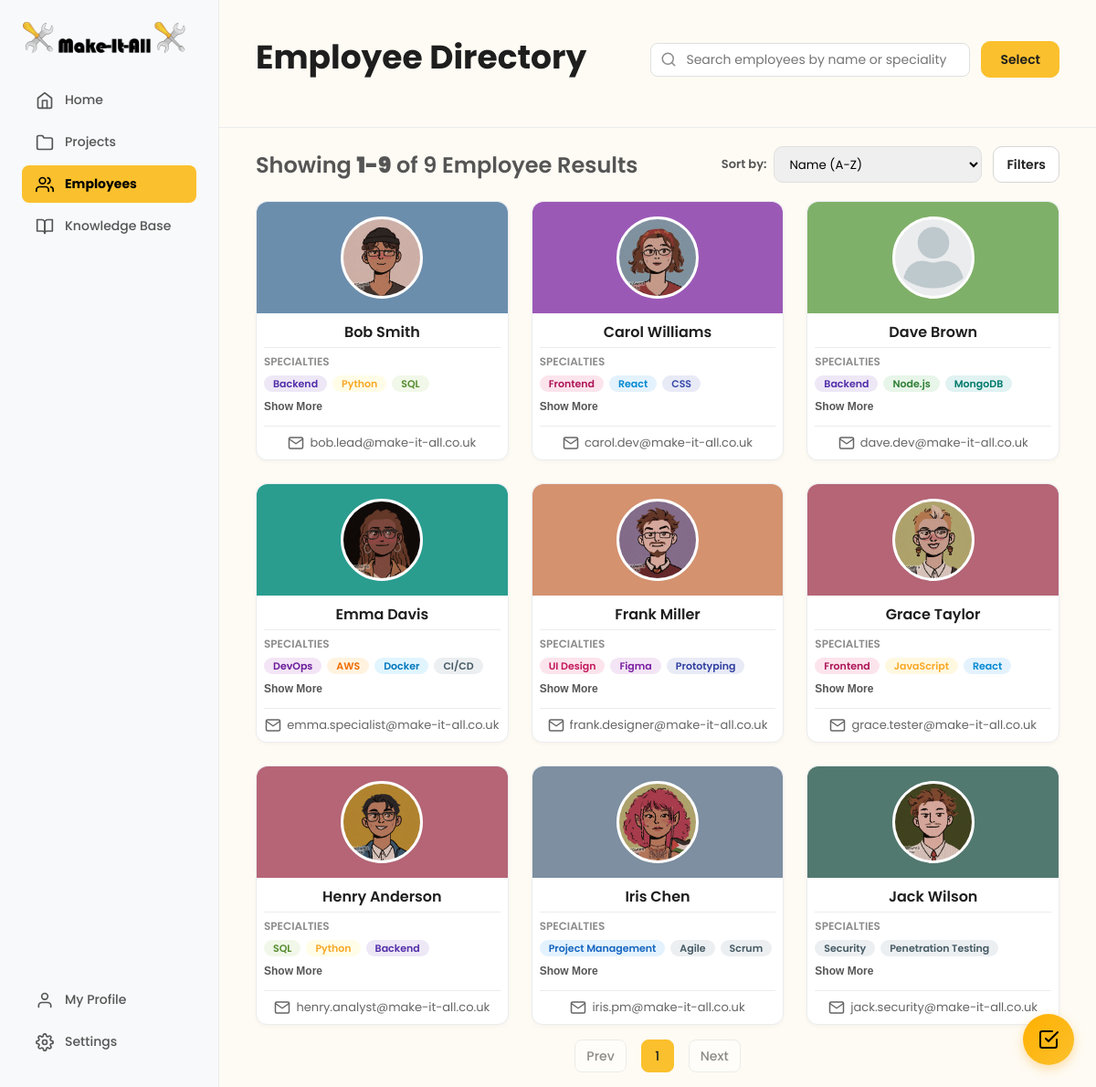
Screenshot of /user/employees/employee-directory.php (signed in) with the database file from the repository.
### tables this page shows
CREATE TABLE users (
    user_id INT AUTO_INCREMENT PRIMARY KEY,
    email VARCHAR(255) NOT NULL UNIQUE,
    password_hash VARCHAR(255) NULL COMMENT 'NULL for non-registered employees',
    is_registered BOOLEAN DEFAULT FALSE,
    first_name VARCHAR(100) NOT NULL,
    last_name VARCHAR(100) NOT NULL,
    profile_picture VARCHAR(255) DEFAULT '/default-avatar.png',
    role ENUM('manager', 'team_leader', 'team_member', 'technical_specialist') NOT NULL DEFAULT 'team_member',
    department VARCHAR(100),
    specialties TEXT COMMENT 'JSON array: ["Frontend", "React", "UX Design"]',
    manager_id INT NULL COMMENT 'Self-referencing FK - who manages this user',
    is_active BOOLEAN DEFAULT TRUE,
    last_login TIMESTAMP NULL,
    created_at TIMESTAMP DEFAULT CURRENT_TIMESTAMP,
    updated_at TIMESTAMP DEFAULT CURRENT_TIMESTAMP ON UPDATE CURRENT_TIMESTAMP,
    FOREIGN KEY (manager_id) REFERENCES users(user_id) ON DELETE SET NULL,
    INDEX idx_email (email),
    INDEX idx_role (role),
    INDEX idx_manager (manager_id),
    INDEX idx_is_registered (is_registered),
    INDEX idx_is_active (is_active)
);

### user/employees/employee-directory.php (the view, shortened to what this page needs)
<?php
$database = new Database();
$pdo = $database->getConnection();
$bannerColors = [
    '#5B9BD5',
    '#7FB069',
    '#9B59B6',
    '#D4926F',
    '#45B7B8',
    '#6C8EAD',
    '#2A9D8F',
    '#B56576',
    '#52796F',
    '#7D8FA0',
];
function getEmployeeColor($userId, $bannerColors, &$colorMap) {
    $selectedColor = $bannerColors[array_rand($bannerColors)];
    return $selectedColor;
}
$perPage = 20;
$page = isset($_GET['page']) && is_numeric($_GET['page'])
    ? max(1, (int) $_GET['page'])
    : 1;
$offset = ($page - 1) * $perPage;
$allowedSorts = [
    'name_asc'      => 'u.first_name ASC, u.last_name ASC',
    'projects_asc'  => 'project_count ASC',
    'projects_desc' => 'project_count DESC'
];
$sortKey = $_GET['sort'] ?? 'name_asc';
$orderBy = $allowedSorts[$sortKey] ?? $allowedSorts['name_asc'];
$searchQuery = isset($_GET['search']) ? trim($_GET['search']) : '';
$countSql = "
    SELECT COUNT(DISTINCT u.user_id)
    FROM users u
    WHERE u.is_active = TRUE
      AND u.role != 'manager'
";
$countStmt = $pdo->prepare($countSql);
$countStmt->execute();
$totalEmployees = (int) $countStmt->fetchColumn();
$totalPages = (int) ceil($totalEmployees / $perPage);
$range = 1;
$queryParams = $_GET;
unset($queryParams['page']);
$queryString = http_build_query($queryParams);
$queryString = $queryString ? '&' . $queryString : '';
$sql = "
SELECT
    u.user_id,
    u.email,
    u.first_name,
    u.last_name,
    u.role,
    u.profile_picture,
    u.specialties,
    COUNT(DISTINCT pm.project_id) AS project_count,
    GROUP_CONCAT(DISTINCT p.project_name SEPARATOR ', ') AS projects
FROM users u
LEFT JOIN project_members pm
    ON u.user_id = pm.user_id
    AND pm.left_at IS NULL
LEFT JOIN projects p
    ON pm.project_id = p.project_id
WHERE u.is_active = TRUE
  AND u.role != 'manager'
";
$sql .= "
GROUP BY u.user_id
ORDER BY $orderBy
LIMIT :limit OFFSET :offset
";
$stmt = $pdo->prepare($sql);
$stmt->bindValue(':limit', $perPage, PDO::PARAM_INT);
$stmt->bindValue(':offset', $offset, PDO::PARAM_INT);
$stmt->execute();
$employees = $stmt->fetchAll(PDO::FETCH_ASSOC);
$specialtyClassMap = [
    'Project Management' => 'spec-project-management',
    'Strategy'           => 'spec-strategy',
    'Leadership'         => 'spec-leadership',
    'Backend'            => 'spec-backend',
    'Python'             => 'spec-python',
    'SQL'                => 'spec-sql',
    'API Design'         => 'spec-api-design',
    'Frontend'           => 'spec-frontend',
    'React'              => 'spec-react',
    'CSS'                => 'spec-css',
    'JavaScript'         => 'spec-javascript',
    'Node.js'            => 'spec-node-js',
    'MongoDB'            => 'spec-mongodb',
    'DevOps'             => 'spec-devops',
    'AWS'                => 'spec-aws',
    'Docker'             => 'spec-docker',
    'CI/CD'              => 'spec-ci-cd',
    'UI Design'          => 'spec-ui-design',
    'Figma'              => 'spec-figma',
    'Prototyping'        => 'spec-prototyping',
];
$start = $totalEmployees > 0 ? $offset + 1 : 0;
$end = min($offset + count($employees), $totalEmployees);
?>
<!DOCTYPE html>
<html lang="en">
<head>
    <link rel="stylesheet" href="../dashboard.css">
    <link rel="stylesheet" href="employees.css">
</head>
<body>
    <?php include '../to-do/todo_widget.php'; ?>
    <div class="dashboard-container">
        <nav class="sidebar">
            <div class="nav-top">
                <div class="logo-container">
                    <img src="../logo.png" class="logo-icon">
                </div>
                <ul class="nav-main">
                    <?php if (isset($_SESSION['role']) && ($_SESSION['role'] === 'manager' || $_SESSION['role'] === 'team_leader')): ?>
                        <li><a href="../home/home.php"><i data-feather="home"></i>Home</a></li>
                    <?php endif; ?>
                    <li><a href="../project/projects-overview.php"><i data-feather="folder"></i>Projects</a></li>
                    <?php if (isset($_SESSION['role']) && $_SESSION['role'] === 'manager'): ?>
                        <li class="active-parent">
                            <a href="employee-directory.php"><i data-feather="users"></i>Employees</a>
                        </li>
                    <?php endif; ?>
                    <li><a href="../knowledge-base/knowledge-base.html"><i data-feather="book-open"></i>Knowledge Base</a></li>
                </ul>
            </div>
            <div class="nav-footer">
                <ul>
                    <li id="nav-my-profile"><a href="employee-profile.php?id=<?= $_SESSION['user_id'] ?>"><i data-feather="user"></i>My Profile</a></li>
                    <li><a href="../settings.php"><i data-feather="settings"></i>Settings</a></li>
                </ul>
            </div>
        </nav>
        <main class="main-content">
            <header class="project-header">
                <div class="project-header-top">
                        <h1>Employee Directory</h1>
            <div class="employees-controls">
                <div class="employee-search">
                    <i data-feather="search"></i>
                    <input
                        type="text"
                        id="employee-search-input"
                        name="search"
                        placeholder="Search employees by name or speciality"
                        value="<?= htmlspecialchars($searchQuery) ?>"
                    >
                </div>
                <div class="employee-actions">
                    <button class="select-mode-btn" id="select-mode-btn">Select</button>
                </div>
            </div>
                </div>
            </header>
            <div class="section-divider"></div>
            <div class="employee-meta">
                <div id="employees-count" class="employees-count">
                <?php if ($totalEmployees === 0): ?>
                    No Results Found
                <?php else: ?>
                    Showing <strong><?= $start ?>-<?= $end ?></strong>
                    of <?= $totalEmployees ?> Employee Results
                <?php endif; ?>
                </div>
                <div class="employees-tools">
                    <div class="sort-wrap">
                        <span class="sort-label">Sort by:</span>
                        <select class="sort-dropdown" id="sortEmployees">
                            <option value="name_asc" <?= $sortKey === 'name_asc' ? 'selected' : '' ?>>Name (A-Z)</option>
                        </select>
                    </div>
                    <div class="filter-group">
                        <button class="filter-toggle" id="filter-toggle" type="button">
                            Filters
                        </button>
                    </div>
                </div>
            </div>
            <div class="employee-section">
                <div id="employee-grid" class="employee-grid">
                    <?php foreach ($employees as $employee): ?>
                        <?php
                            $employeeColor = getEmployeeColor(
                                $employee['user_id'],
                                $bannerColors,
                                $_SESSION['employee_colors']
                            );
                            $specialties = [];
                            if (!empty($employee['specialties'])) {
                                $specialties = json_decode($employee['specialties'], true)
                                    ?? explode(',', $employee['specialties']);
                            }
                        ?>
                        <article
                            class="employee-card"
                            data-profile-url="employee-profile.php?id=<?= urlencode($employee['user_id']) ?>"
                            data-employee-id="<?= $employee['user_id'] ?>"
                        >
                            <div class="employee-card-top" style="background-color: <?= htmlspecialchars($employeeColor) ?>;">
                                <div class="employee-avatar">
                                    <img
                                        src="<?= htmlspecialchars($employee['profile_picture']) ?>"
                                        alt="Avatar"
                                    >
                                </div>
                            </div>
                            <div class="employee-card-body">
                                <h3 class="employee-name">
                                    <?= htmlspecialchars($employee['first_name'] . ' ' . $employee['last_name']) ?>
                                </h3>
                                <div class="employee-specialties">
                                    <div class="block-title">Specialties</div>
                                    <div class="specialties-container collapsed">
                                        <?php foreach ($specialties as $skill): ?>
                                            <?php
                                                $skillName  = trim($skill);
                                                $skillClass = $specialtyClassMap[$skillName] ?? 'spec-default';
                                            ?>
                                            <span class="specialty-pill <?= $skillClass ?>">
                                                <?= htmlspecialchars($skillName) ?>
                                            </span>
                                        <?php endforeach; ?>
                                    </div>
                                    <button type="button" class="see-more-btn" hidden>Show More</button>
                                </div>
                                <div class="employee-card-footer">
                                    <i data-feather="mail"></i>
                                    <span class="employee-email">
                                        <?= htmlspecialchars($employee['email']) ?>
                                    </span>
                                </div>
                            </div>
                        </article>
                    <?php endforeach; ?>
                </div>
                <div id="employees-pagination" class="employees-pagination">
                    <?php if ($page > 1): ?>
                        <a class="pagination-btn" href="?page=<?= $page - 1 ?><?= $queryString ?>">
                            Prev
                        </a>
                    <?php else: ?>
                        <button class="pagination-btn" disabled>
                            Prev
                        </button>
                    <?php endif; ?>
                    <div class="pagination-pages">
                    <?php
                    for ($i = max(1, $page - $range); $i <= min($totalPages, $page + $range); $i++) {
                        if ($i == $page) {
                            echo '<span class="pagination-page active">' . $i . '</span>';
                        } else {
                            echo '<a class="pagination-page" href="?page=' . $i . $queryString . '">' . $i . '</a>';
                        }
                    }
                    ?>
                    </div>
                    <?php if ($page < $totalPages): ?>
                        <a class="pagination-btn" href="?page=<?= $page + 1 ?><?= $queryString ?>">
                            Next
                        </a>
                    <?php else: ?>
                        <button class="pagination-btn" disabled>
                            Next
                        </button>
                    <?php endif; ?>
                </div>
            </div>
        </main>
    </div>
</body>
</html>

### user/dashboard.css (style rules this page uses)
html, body { height: 100%; }
body { background: #FEFBF4; font-family: 'Poppins', sans-serif; margin: 0; height: 100vh; color: #1E1E1E; overflow: hidden; }
* { box-sizing: border-box; }
a { color: #1E1E1E; transition: color 0.2s ease; }
.dashboard-container { display: flex; width: 100%; height: 100vh; }
.sidebar { width: 240px; flex-shrink: 0; background: #F8F9FA; padding: 24px; display: flex; flex-direction: column; justify-content: space-between; border-right: 1px solid #EAECEE; }
.logo-container { display: flex; align-items: center; gap: 8px; font-size: 20px; font-weight: 700; margin-bottom: 30px; }
.logo-icon { width: 180px; height: 35px; }
.sidebar ul { list-style: none; padding: 0; margin: 0; }
.sidebar ul a { display: flex; align-items: center; gap: 12px; padding: 10px 15px; text-decoration: none; color: #555; font-weight: 500; border-radius: 8px; margin-bottom: 5px; font-size: 14px; }
.sidebar ul a svg { width: 20px; height: 20px; }
.sidebar ul.nav-main>li.active-parent>a { background: #FBC02D; color: black; font-weight: 700; }
.main-content { flex: 1; padding: 0; display: flex; flex-direction: column; min-height: 0; overflow-y: auto; height: 100vh; }
.project-header { display: flex; flex-direction: column; padding: 30px 40px 0 40px; flex-shrink: 0; }
.project-header-top { display: flex; justify-content: space-between; align-items: center; width: 100%; }
.project-header h1 { font-size: 36px; font-weight: 700; margin: 5px 0 10px 0; }
.filter-group { position: relative; display: inline-flex; align-items: center; }
.filter-toggle { height: 42px; padding: 0 14px; border-radius: 10px; border: 1.5px solid #D6D6D6; background: #fff; font-family: 'Poppins', sans-serif; font-size: 14px; font-weight: 600; color: #212121; cursor: pointer; transition: border-color 0.15s ease, box-shadow 0.15s ease; }

### rows the page displays
users: profile_picture (picture), first_name+last_name "Bob Smith", specialties "Backend", specialties "Python", specialties "SQL", email "bob.lead@make-it-all.co.uk"
users: profile_picture (picture), first_name+last_name "Carol Williams", specialties "Frontend", specialties "React", specialties "CSS", email "carol.dev@make-it-all.co.uk"
users: profile_picture (placeholder picture), first_name+last_name "Dave Brown", specialties "Backend", specialties "Node.js", specialties "MongoDB", email "dave.dev@make-it-all.co.uk"
users: profile_picture (picture), first_name+last_name "Emma Davis", specialties "DevOps", specialties "AWS", specialties "Docker", specialties "CI/CD", email "emma.specialist@make-it-all.co.uk"
users: profile_picture (picture), first_name+last_name "Frank Miller", specialties "UI Design", specialties "Figma", specialties "Prototyping", email "frank.designer@make-it-all.co.uk"
users: profile_picture (picture), first_name+last_name "Grace Taylor", specialties "Frontend", specialties "JavaScript", specialties "React", email "grace.tester@make-it-all.co.uk"
users: profile_picture (picture), first_name+last_name "Henry Anderson", specialties "SQL", specialties "Python", specialties "Backend", email "henry.analyst@make-it-all.co.uk"
users: profile_picture (picture), first_name+last_name "Iris Chen", specialties "Project Management", specialties "Agile", specialties "Scrum", email "iris.pm@make-it-all.co.uk"
users: profile_picture (picture), first_name+last_name "Jack Wilson", specialties "Security", specialties "Penetration Testing", email "jack.security@make-it-all.co.uk"

### other values shown
$start "1"
$end "9"
$totalEmployees "9"
